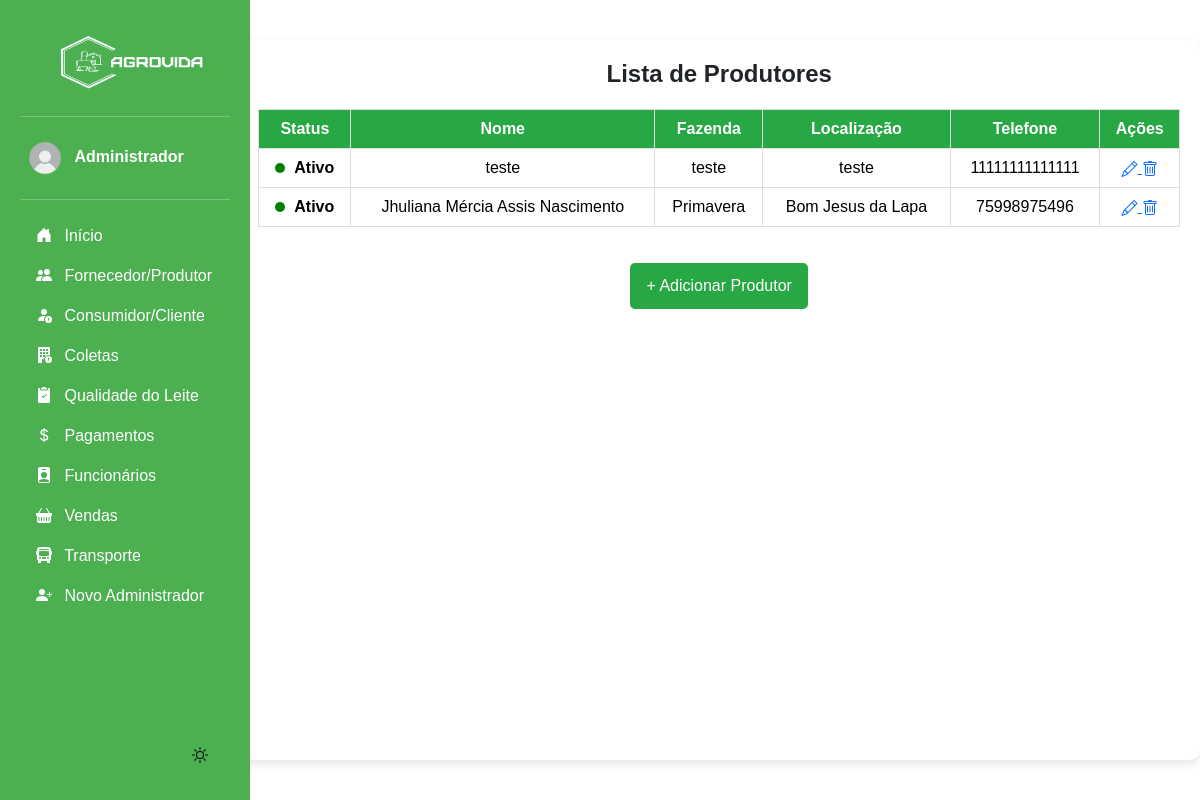
Screenshot of /listar_produtor/ (signed in) with the database file from the repository.
### app/models.py (models this page shows, shortened)
class Produtor(models.Model):
    nome = models.CharField(max_length=100)
    fazenda = models.CharField(max_length=150)
    localizacao = models.CharField(max_length=255)
    telefone = models.CharField(max_length=20)
    ativo = models.BooleanField(default=True)  # Campo para verificar se o produtor está ativo

### app/views.py (the view)
# urls.py: path("listar_produtor/", views.listar_produtor, name="listar_produtor"),
@login_required(login_url='login_index')
def listar_produtor(request):
    produtores = Produtor.objects.all()
    return render(request, 'app/listar_produtor.html', {'produtores': produtores})

### app/templates/app/listar_produtor.html (shortened to what this page needs)
{% extends "base.html" %}
{% load static %}
{% block content %}
<div class="container">
  <h2 class="title">Lista de Produtores</h2>
  {% if produtores %}
    <table class="table">
      <thead>
        <tr>
          <th>Status</th>
          <th>Nome</th>
          <th>Fazenda</th>
          <th>Localização</th>
          <th>Telefone</th>
          <th>Ações</th>
        </tr>
      </thead>
      <tbody>
        {% for produtor in produtores %}
            <tr>
                <td>
                    <a href="{% url 'alternar_status_produtor' produtor.id %}" class="status-toggle">
                        {% if produtor.ativo %}
                            <span class="status-indicator status-active"></span> Ativo
                        {% else %}
                            <span class="status-indicator status-inactive"></span> Inativo
                        {% endif %}
                    </a>
                </td>
                <td>{{ produtor.nome }}</td>
                <td>{{ produtor.fazenda }}</td>
                <td>{{ produtor.localizacao }}</td>
                <td>{{ produtor.telefone }}</td>
                <td>
                    <a href="{% url 'editar_produtor' produtor.id %}">
                        <i class="bi bi-pencil"></i>
                    </a>
                    <a href="{% url 'excluir_produtor' produtor.id %}" onclick="return confirm('Tem certeza que deseja excluir?')">
                        <i class="bi bi-trash"></i>
                    </a>
                </td>
            </tr>
        {% endfor %}
      </tbody>
    </table>
  {% else %}
    <p class="no-products">Nenhum produtor cadastrado ainda.</p>
  {% endif %}
  <a href="{% url 'cadastrar_produtor' %}" class="btn btn-add">+ Adicionar Produtor</a>
</div>
{% endblock %}

### base/templates/modulos/sidebar.html (shortened to what this page needs)
{% load static %}
<body>
<div class="container-sidebar">
    <div id="sidebar" class="sidebar">
        <img src="{% static 'img/logo.png' %}" alt="Logo" width="200" height="80" class="logo">
        <hr>
            <a href="#" class="nav-link text-white" data-bs-toggle="dropdown" aria-expanded="false" style="border-radius: 10px;">
                <img src="{% static "img/usuario.png" %}" alt="" width="50" height="50" class="rounded-circle">
                <strong>{{ request.user.first_name }}</strong>
            </a>
        <hr>
        <ul class="nav nav-pills flex-column mb-auto">
            <li>
                <a href="{% url "dashboard" %}" class="nav-link text-white">
                    <svg class="bi pe-none me-2" width="16" height="16"><use xlink:href="#home"/></svg>
                    Início
                </a>
            </li>
            <li>
                <a href="{% url "listar_produtor" %}" class="nav-link text-white">
                    <svg class="bi pe-none me-2" width="16" height="16"><use xlink:href="#produtores"/></svg>
                    Fornecedor/Produtor
                </a>
            </li>
            <li>
                <a href="{% url "listar_cliente" %}" class="nav-link text-white">
                    <svg class="bi pe-none me-2" width="16" height="16"><use xlink:href="#clientes"/></svg>
                    Consumidor/Cliente
                </a>
            </li>
            <li>
                <a href="{% url "listar_coleta" %}" class="nav-link text-white">
                    <svg class="bi pe-none me-2" width="16" height="16"><use xlink:href="#coleta"/></svg>
                    Coletas
                </a>
            </li>
            <li>
                <a href="{% url "listar_qualidade" %}" class="nav-link text-white">
                    <svg class="bi pe-none me-2" width="16" height="16"><use xlink:href="#qualidade"/></svg>
                    Qualidade do Leite
                </a>
            </li>
            <li>
                <a href="{% url "listar_pagamentos" %}" class="nav-link text-white">
                    <svg class="bi pe-none me-2" width="16" height="16"><use xlink:href="#dinheiro"/></svg>
                    Pagamentos
                </a>
            </li>
            <li>
                <a href="{% url "listar_funcionarios" %}" class="nav-link text-white">
                    <svg class="bi pe-none me-2" width="16" height="16"><use xlink:href="#funcionario"/></svg>
                    Funcionários
                </a>
            </li>
            <li>
                <a href="{% url "listar_vendas" %}" class="nav-link text-white">
                    <svg class="bi pe-none me-2" width="16" height="16"><use xlink:href="#venda"/></svg>
                    Vendas
                </a>
            </li>
            <li>
                <a href="{% url "listar_transporte" %}" class="nav-link text-white">
                    <svg class="bi pe-none me-2" width="16" height="16"><use xlink:href="#transporte"/></svg>
                    Transporte
                </a>
            </li>
            <li>
                <a href="{% url "cadastrar_admin" %}" class="nav-link text-white">
                    <svg class="bi pe-none me-2" width="16" height="16"><use xlink:href="#admin"/></svg>
                    Novo Administrador
                </a>
            </li>
        </ul>
        <button id="theme-toggle">
        <svg id="theme-icon" width="24" height="24" fill="currentColor"></svg>
        </button>
    </div>
    <div class="b-example-divider b-example-vr"></div>
    </div>
</body>

### base/static/css/inicio.css (style rules this page uses)
html, body { font-family: Arial, sans-serif; transition: background 0.3s, color 0.3s; height: 100vh; width: 100vw; margin: 0; display: flex; }
.b-example-divider { width: 100%; height: 3rem; }
.b-example-vr { flex-shrink: 0; width: 1.5rem; height: 100vh; }
.bi { vertical-align: -.125em; fill: currentColor; }
.nav-link { color: #222222; }
li { display: flex; width: 100%; }
.container { max-width: auto; margin: 40px auto; padding: 20px; background: #fff; border-radius: 10px; box-shadow: 0 4px 10px rgba(0, 0, 0, 0.1); display: flex; flex-direction: column; height: auto; align-items: stretch; text-align: center; }
.title { text-align: center; font-size: 24px; font-weight: bold; margin-bottom: 20px; }
.table { width: 100%; border-collapse: collapse; }
.table th, .table td { padding: 10px; border: 1px solid #ddd; text-align: center; }
.table th { background-color: #28a745; color: white; }
.table tr:nth-child(even) { background-color: #f2f2f2; }
.btn { padding: 8px 12px; text-decoration: none; border-radius: 5px; transition: all 0.3s ease; }
.btn-add { display: block; width: max-content; margin: 20px auto; background: #28a745; color: white; padding: 10px 15px; font-size: 16px; }
.status-indicator { display: inline-block; width: 12px; height: 12px; border-radius: 50%; margin-right: 8px; }
.status-active { background-color: green; }
.status-toggle { text-decoration: none; color: inherit; }
#theme-toggle { display: flex; justify-content: end; align-items: end; border: none; cursor: pointer; background-color: transparent; }
#theme-icon { width: 32px; height: 32px; fill: currentColor; }
[data-bs-theme="light"] { background: #ffffff; color: #121212; transition: all 0.3s ease-in-out; }
.status-toggle { text-decoration: none; font-weight: bold; }
.status-indicator { display: inline-block; width: 10px; height: 10px; border-radius: 50%; margin-right: 5px; }

### base/static/css/sidebar.css (style rules this page uses)
.sidebar { width: 250px; background: #4CAF50; padding: 20px; height: 100vh; color: white; position: fixed; left: 0; top: 0; bottom: 0; overflow-y: auto; display: flex; flex-direction: column; z-index: 1000; }
.container-sidebar { height: 100vh; width: 300px; }

### rows the page displays
Produtor: ativo True (drawn), nome "teste", fazenda "teste", localizacao "teste", telefone "11111111111111"
Produtor: ativo True (drawn), nome "Jhuliana Mércia Assis Nascimento", fazenda "Primavera", localizacao "Bom Jesus da Lapa", telefone "75998975496"

### other values shown
{{ request.user.first_name }} "Administrador"
